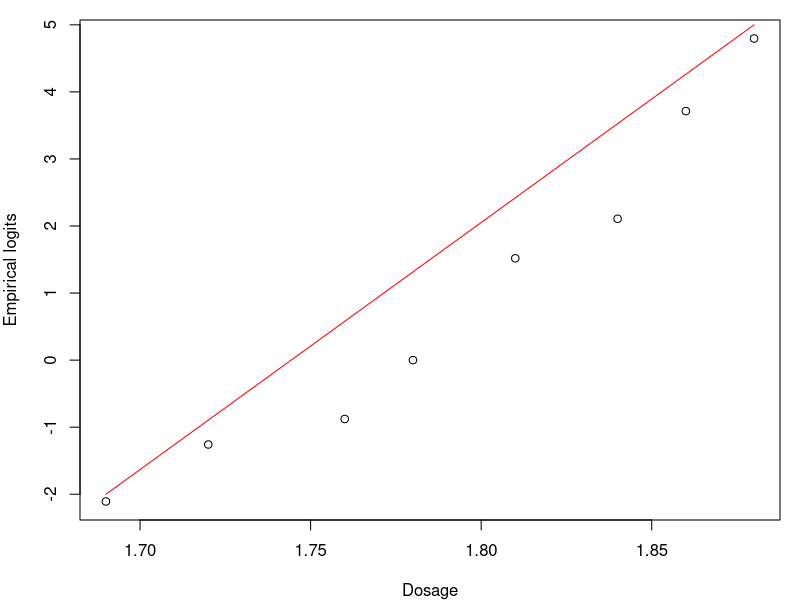
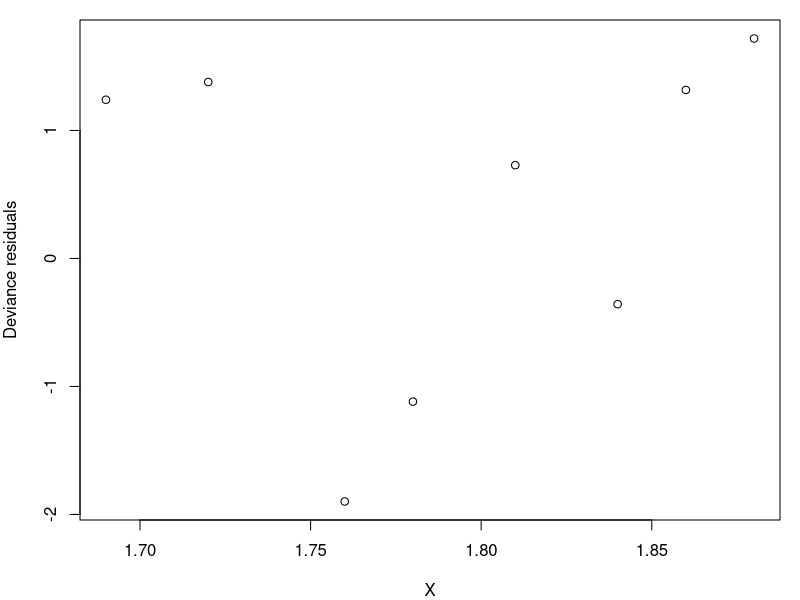

Generate these figures, in order, with R:
## ---- chunk 1
knitr::opts_chunk$set(echo = TRUE)
## ---- chunk 2
x <- c(1.69, 1.72, 1.76, 1.78, 1.81, 1.84, 1.86, 1.88)
n <- c(59, 60, 62, 56, 63, 59, 62, 60)
y <- c(6, 13, 18, 28, 52, 53, 61, 60)

## Compute the empirical logit
emp.logit <- log((y + 0.5)/(n - y + 0.5))
par(mar=c(4,4,1,1))
plot(x, emp.logit, xlab = 'Dosage', ylab = 'Empirical logits')
lines(c(1.69, 1.88), c(-2, 5), type = "l", col = "red")
## ---- chunk 3
logistic <- glm(y/n ~ x, family = binomial, weights = n)
summary(logistic)
## ---- chunk 4
confint(logistic)[2,]
## ---- chunk 5
# Compute the odds ratio
beta1 <- summary(logistic)$coef[2]
(odds <- exp(0.1 * beta1))
## ---- chunk 6
exp(0.1*confint(logistic)[2,])
## ---- chunk 7
etahat <- summary(logistic)$coef[1] + summary(logistic)$coef[2] * 1.8
(probability <- exp(etahat)/(1 + exp(etahat)))
## ---- chunk 8
X.pred <- matrix(c(1, 1.8), nrow = 1, ncol = 2)
se <- sqrt(X.pred %*% summary(logistic)$cov.scaled %*% t(X.pred))
eta_l <- etahat - 1.96 * se
eta_r <- etahat + 1.96 * se
c(exp(eta_l)/(1 + exp(eta_l)), exp(eta_r)/(1 + exp(eta_r)))
## ---- chunk 9
# Testing using residual deviance
(p_value <- 1 - pchisq(deviance(logistic), df.residual(logistic)))
## ---- chunk 10
# Testing using Pearson Chi-square test
(p_value <- 1 - pchisq(sum(resid(logistic, type = 'pearson')^2), df.residual(logistic)))
## ---- chunk 11
par(mar=c(4,4,1,1))
plot(x, resid(logistic, type = 'deviance'), xlab = 'X', ylab = 'Deviance residuals')
## ---- chunk 12
quad.logistic <- glm(y/n ~ x + I(x^2), family = binomial, weight = n)

# Performing likelihood ratio test between straight line model and quadratic logistic model
anova(logistic, quad.logistic, test = "LRT")
## ---- chunk 13
educ <- rep(6:17, 2)
agree <- c(25, 27, 75, 29, 32, 36, 115, 31, 28, 9, 15, 3, 
           17, 26, 91, 30, 55, 50, 190, 17, 18, 7, 13, 3)
disagree <- c(9, 15, 49, 29, 45, 59, 245, 70, 79, 23, 110, 29, 
              5, 16, 36, 35, 67, 62, 403, 92, 81, 34, 115, 28)
total <- agree + disagree
gender <- c(rep(1, 12), rep(0, 12))
## ---- chunk 14
add.logistic <- glm(agree/total ~ factor(educ) + factor(gender), 
                    family = binomial, weight = total)
pchisq(deviance(add.logistic), df = df.residual(add.logistic), lower.tail = F)
## ---- chunk 15
logistic.0 <- glm(agree/total ~ educ * factor(gender), family = binomial, weight = total)
logistic.1 <- glm(agree/total ~ educ + factor(gender), family = binomial, weight = total)
logistic.2 <- glm(agree/total ~ factor(gender), family = binomial, weight = total)
logistic.3 <- glm(agree/total ~ educ,family = binomial, weights = total)
## ---- chunk 16
pchisq(deviance(logistic.0), df = df.residual(logistic.0), lower.tail = F)
pchisq(deviance(logistic.1), df = df.residual(logistic.1), lower.tail = F)
pchisq(deviance(logistic.2), df = df.residual(logistic.2), lower.tail = F)
pchisq(deviance(logistic.3), df = df.residual(logistic.3), lower.tail = F)
anova(logistic.1, logistic.0, test = "Chi")
anova(logistic.3, logistic.0, test = "Chi")
## ---- chunk 17
summary(logistic.3)$coef
## ---- chunk 18
add.logistic <- glm(agree/total ~ factor(educ) + factor(gender), 
                    family = binomial, weight = total)
logistic.3 <- glm(agree/total ~ educ,family = binomial, weights = total)
anova(logistic.3, add.logistic, test = "Chi")
## ---- chunk 19
defendant_race <- factor(c(1, 1, 2, 2, 1, 1, 2, 2))
victim_race <- factor(c(1, 2, 1, 2, 1, 2, 1, 2))
death_penalty <- factor(c(1, 1, 1, 1, 2, 2, 2, 2))
freq <- c(19, 0, 11, 6, 132, 9, 52, 97)
data <- data.frame(cbind(defendant_race, victim_race, death_penalty, freq))

log_linear <- glm(freq ~ defendant_race + victim_race + death_penalty,
                  family = poisson, data = data)
pchisq(deviance(log_linear), df = df.residual(log_linear), lower.tail = F)
## ---- chunk 20
log_linear <- glm(freq ~ death_penalty + defendant_race * victim_race, 
                  family = poisson, data = data)
pchisq(deviance(log_linear), df = df.residual(log_linear), lower.tail = F)
## ---- chunk 21
log_linear <- glm(freq ~ defendant_race * death_penalty + defendant_race * victim_race, 
                  family = poisson, data = data)
pchisq(deviance(log_linear), df = df.residual(log_linear), lower.tail = F)
## ---- chunk 22
log_linear <- glm(freq ~ victim_race * death_penalty + defendant_race * victim_race, 
                  family = poisson, data = data)
pchisq(deviance(log_linear), df = df.residual(log_linear), lower.tail = F)
## ---- chunk 23
defendant_race <- factor(c(1, 1, 2, 2))
victim_race <- factor(c(1, 2, 1, 2))
sentence <- c(19, 0, 11, 6)
total <- c(151, 9, 63, 103)
data <- data.frame(cbind(defendant_race, victim_race, sentence, total))
## ---- chunk 24
logistic <- glm(sentence/total ~ 1, weights = total, 
                data = data, family = binomial)
pchisq(deviance(logistic), df = df.residual(logistic), lower.tail = F)
## ---- chunk 25
logistic <- glm(sentence/total ~ 1, weights = total, 
                data = data, family = binomial)
pchisq(deviance(logistic), df = df.residual(logistic), lower.tail = F)
## ---- chunk 26
logistic <- glm(sentence/total ~ defendant_race, weights = total, 
                data = data, family = binomial)
pchisq(deviance(logistic), df = df.residual(logistic), lower.tail = F)
## ---- chunk 27
logistic <- glm(sentence/total ~ victim_race, weights = total, 
                data = data, family = binomial)
pchisq(deviance(logistic), df = df.residual(logistic), lower.tail = F)
